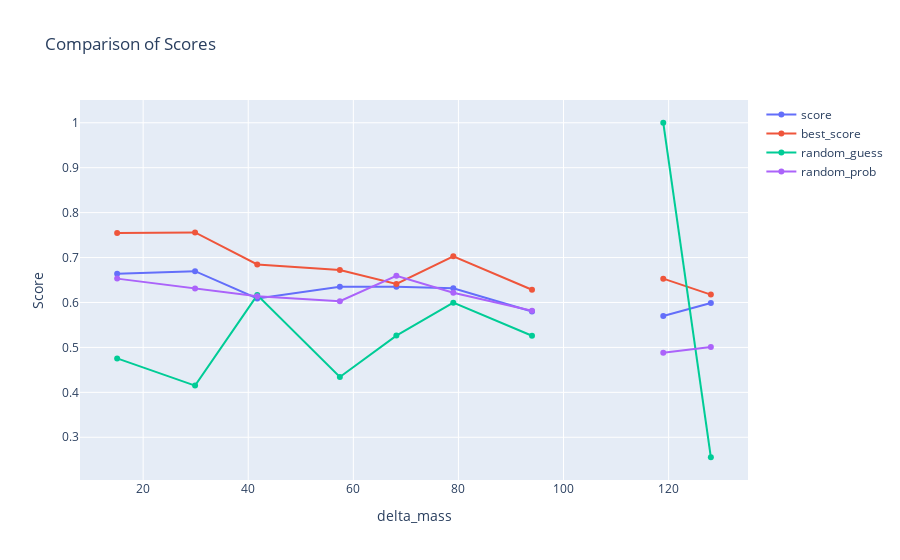

Here is the notebook cell this chart was saved with:
### Code cell
# Bin the data by delta_mass into discrete bins
df2['delta_mass_bin'] = pd.cut(df2['delta_mass'], bins=10)

# Calculate the average for each bin
df_grouped2 = df2.groupby('delta_mass_bin').mean().reset_index()


# Create the plot
fig = go.Figure()

# Add scatter plot for each column
columns = ["score", "best_score", "random_guess", "random_prob"]
for col in columns:
    fig.add_trace(go.Scatter(x=df_grouped2["delta_mass"], y=df_grouped2[col], mode='lines+markers', name=col))

# Customize the plot
fig.update_layout(
    title="Comparison of Scores",
    xaxis_title="delta_mass",
    yaxis_title="Score",
    showlegend=True,
)

# Show the plot
fig.show()

### Figure 1 — Plotly figure (JSON) as saved in the notebook; plotly's stock layout.template omitted (floating-point values rounded to 4 significant figures)
{"data": [{"mode": "lines+markers", "name": "score", "type": "scatter", "x": [15.05, 29.88, 41.72, 57.43, 68.19, 79.02, 94.0, null, 119.0, 128.0], "y": [0.6637, 0.6696, 0.6088, 0.635, 0.6348, 0.6317, 0.5799, null, 0.5698, 0.599]}, {"mode": "lines+markers", "name": "best_score", "type": "scatter", "x": [15.05, 29.88, 41.72, 57.43, 68.19, 79.02, 94.0, null, 119.0, 128.0], "y": [0.7547, 0.7558, 0.6847, 0.6722, 0.6411, 0.7028, 0.6283, null, 0.6531, 0.6176]}, {"mode": "lines+markers", "name": "random_guess", "type": "scatter", "x": [15.05, 29.88, 41.72, 57.43, 68.19, 79.02, 94.0, null, 119.0, 128.0], "y": [0.4756, 0.415, 0.6164, 0.4343, 0.5263, 0.5997, 0.526, null, 1, 0.2556]}, {"mode": "lines+markers", "name": "random_prob", "type": "scatter", "x": [15.05, 29.88, 41.72, 57.43, 68.19, 79.02, 94.0, null, 119.0, 128.0], "y": [0.6531, 0.6309, 0.6141, 0.6027, 0.6595, 0.6215, 0.5816, null, 0.4879, 0.5011]}], "layout": {"showlegend": true, "title": {"text": "Comparison of Scores"}, "xaxis": {"title": {"text": "delta_mass"}}, "yaxis": {"title": {"text": "Score"}}}}
